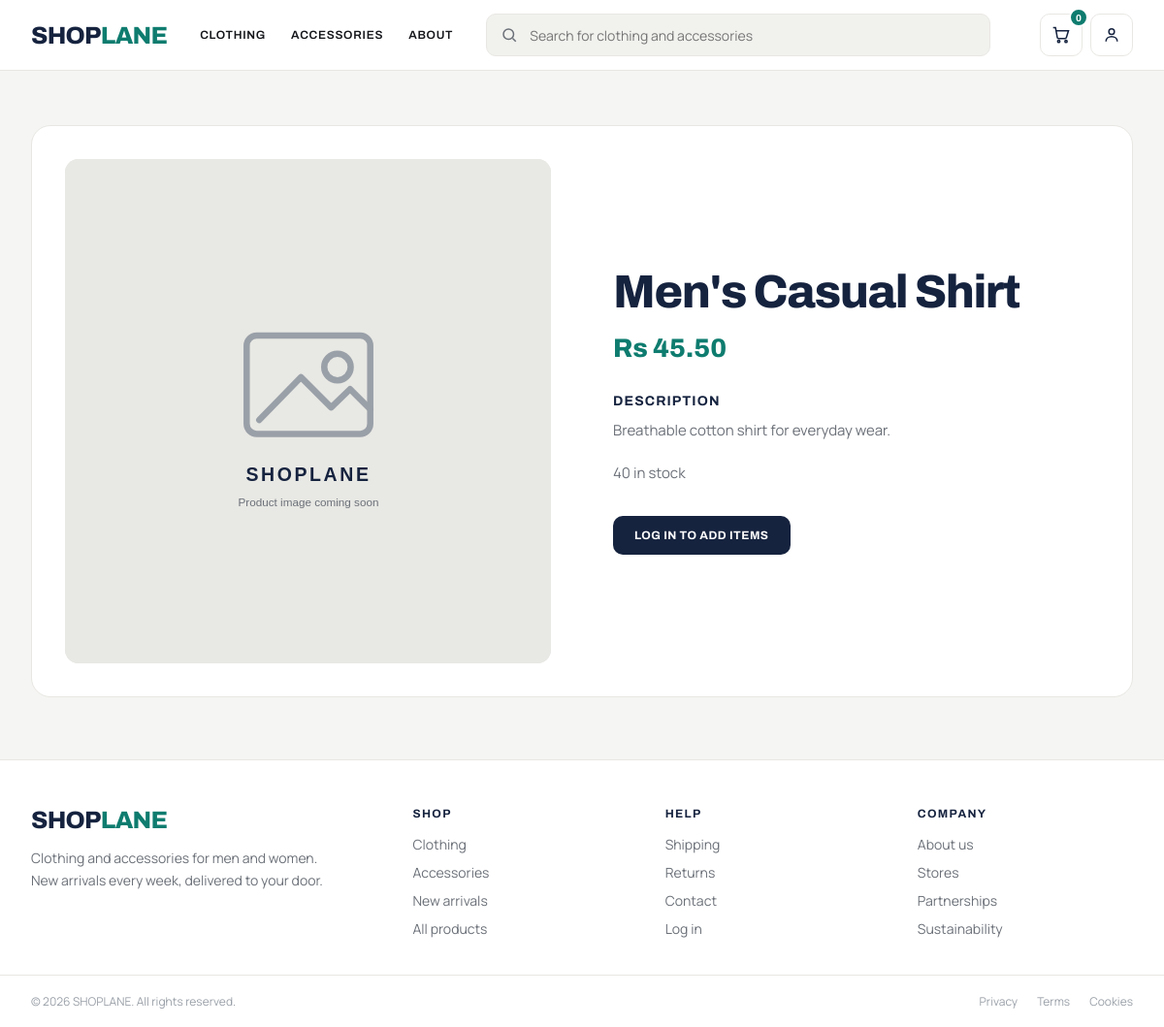
The page /product-details.php?id=2 on the database its author committed.
### tables this page shows
CREATE TABLE products (
  id INT AUTO_INCREMENT PRIMARY KEY,
  name VARCHAR(150) NOT NULL,
  description TEXT,
  price DECIMAL(10,2) NOT NULL,
  image VARCHAR(255) NOT NULL DEFAULT 'assets/img/products/placeholder.svg',
  category VARCHAR(80),
  stock INT DEFAULT 0,
  created_at TIMESTAMP DEFAULT CURRENT_TIMESTAMP,
  CONSTRAINT chk_products_price CHECK (price >= 0),
  CONSTRAINT chk_products_stock CHECK (stock >= 0)
);

### includes/functions.php (called while the page is built)
<?php
function asset($relativePath)
{
    $fullPath = __DIR__ . '/../' . $relativePath;
    $version = file_exists($fullPath) ? filemtime($fullPath) : time();
    return $relativePath . '?v=' . $version;
}

### includes/auth.php (called while the page is built, shortened)
<?php
require_once __DIR__ . '/functions.php';
function isLoggedIn()
{
    return isset($_SESSION['user_id']);
}

### product-details.php (the view, shortened to what this page needs)
<?php
require_once __DIR__ . '/includes/auth.php';
require_once __DIR__ . '/includes/db.php';
$id = filter_input(INPUT_GET, 'id', FILTER_VALIDATE_INT);
$stmt = $pdo->prepare('SELECT id, name, description, price, image, category, stock FROM products WHERE id = ?');
$stmt->execute([$id]);
$product = $stmt->fetch();
?>
<!DOCTYPE html>
<html lang="en">
<head>
    <link rel="stylesheet" href="<?php echo asset('assets/css/main.css'); ?>">
    <link rel="stylesheet" href="<?php echo asset('assets/css/product-details.css'); ?>">
</head>
<body>
<?php include 'includes/header.php'; ?>
    <main id="containerProduct">
        <div id="containerD">
            <div id="imageSection">
                <img id="imgDetails" src="<?php echo htmlspecialchars($product['image']); ?>" alt="<?php echo htmlspecialchars($product['name']); ?>">
            </div>
            <div id="productDetails">
                <h1><?php echo htmlspecialchars($product['name']); ?></h1>
                <div id="details">
                    <h3>Rs <?php echo htmlspecialchars(number_format($product['price'], 2)); ?></h3>
                    <h3>Description</h3>
                    <p><?php echo nl2br(htmlspecialchars($product['description'])); ?></p>
                    <p>
                        <?php if ($product['stock'] > 0): ?>
                            <?php echo (int) $product['stock']; ?> in stock
                        <?php else: ?>
                            Out of stock
                        <?php endif; ?>
                    </p>
                </div>
                <div id="button">
                    <?php if (!isLoggedIn()): ?>
                        <a class="detail-login" href="login.php?redirect=<?php echo urlencode($_SERVER['REQUEST_URI']); ?>">Log in to add items</a>
                    <?php else: ?>
                        <button type="button" disabled> Out of Stock </button>
                    <?php endif; ?>
                </div>
            </div>
        </div>
    </main>
<?php include 'includes/footer.php'; ?>
</body>
</html>

### assets/css/main.css (style rules this page uses)
:root { --navy: #16233f; --blue: #24406b; --teal: #0e7c6f; --teal-dark: #0a6559; --canvas: #f5f5f3; --surface: #ffffff; --surface-muted: #eeeeeb; --border: #e8e7e3; --text: #14161a; --muted: #6b7078; --radius-sm: 10px; --radius-md: 14px; --radius-lg: 20px; --shadow: 0 14px 34px rgba(22, 35, 63, 0.10); --page-width: 1320px; }
* { box-sizing: border-box; }
html { scroll-behavior: smooth; }
body { margin: 0; background: var(--canvas); color: var(--text); font-family: "Manrope", system-ui, sans-serif; -webkit-font-smoothing: antialiased; }
a { color: var(--blue); text-decoration: none; }
img { max-width: 100%; }
main { min-height: 65vh; }

### assets/css/product-details.css (style rules this page uses)
#containerProduct { max-width: var(--page-width); margin: 0 auto; padding: 56px 32px 0; }
#containerD { display: grid; grid-template-columns: minmax(0, 1fr) minmax(0, 1fr); gap: 64px; padding: 34px; border: 1px solid var(--border); border-radius: var(--radius-lg); background: #fff; }
#imageSection { overflow: hidden; min-height: 520px; border-radius: var(--radius-md); background: #e7e7e3; }
#imageSection img { width: 100%; height: 100%; display: block; object-fit: cover; }
#productDetails { display: flex; flex-direction: column; justify-content: center; padding: 20px 20px 20px 0; }
#productDetails h1 { margin: 0 0 16px; color: var(--navy); font: 800 clamp(32px, 4vw, 48px)/1.08 "Archivo", sans-serif; letter-spacing: -.03em; }
#productDetails #details > h3:first-child { margin: 0 0 32px; color: var(--teal); font: 800 27px "Archivo", sans-serif; }
#productDetails #details > h3:not(:first-child) { margin: 0 0 10px; color: var(--navy); font: 700 14px "Archivo", sans-serif; letter-spacing: .08em; text-transform: uppercase; }
#productDetails p { max-width: 560px; margin: 0 0 18px; color: var(--muted); font-size: 15px; line-height: 1.75; }
#button { display: flex; flex-wrap: wrap; gap: 12px; margin-top: 12px; }
.detail-login { display: inline-flex; padding: 13px 22px; border-radius: var(--radius-sm); background: var(--navy); color: #fff; font: 700 12px "Archivo", sans-serif; letter-spacing: .04em; text-transform: uppercase; }

### rows shown on the page
products: image (placeholder picture), name "Men's Casual Shirt", price "45.50", description "Breathable cotton shirt for everyday wear.", stock "40"

### other values the page prints
$cartCount "0"
